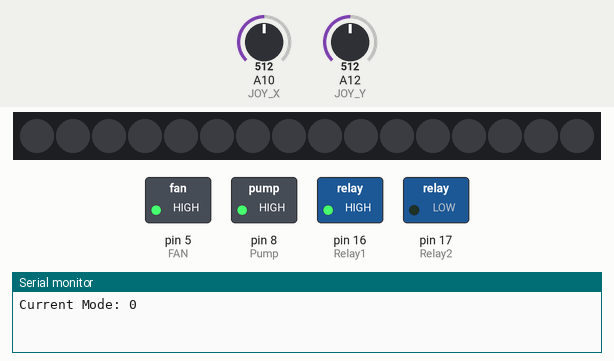
Simulated run of this sketch. Board: Arduino Mega 2560, built with avr-gcc and run on an emulated ATmega2560. Shown: 16 RGB LEDs in strip order, left to right, switched loads named in the sketch (green lamp = pin HIGH), the last lines printed to the serial monitor. The inputs (shaded band) are chosen by the test bench; at power-on: A10 (JOY_X) = 512, A12 (JOY_Y) = 512. Pins used as bus, display or sensor lines are not drawn.

Above: at 1.2 s.
1.3 s: A10 (JOY_X) set to 986
2.8 s: A10 (JOY_X) set to 1014
At 3.8 s:
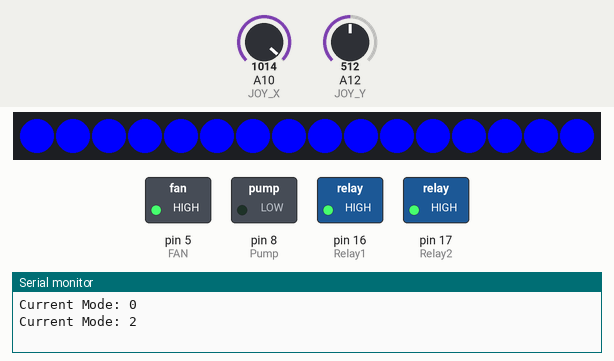
4.3 s: A10 (JOY_X) set to 107
5.8 s: A10 (JOY_X) set to 89
At 6.1 s:
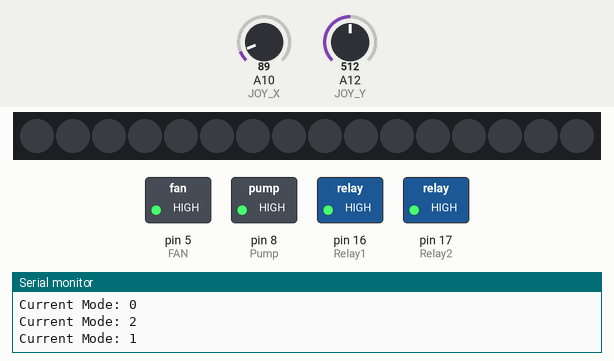
7.3 s: A10 (JOY_X) set to 1010
At 8.5 s:
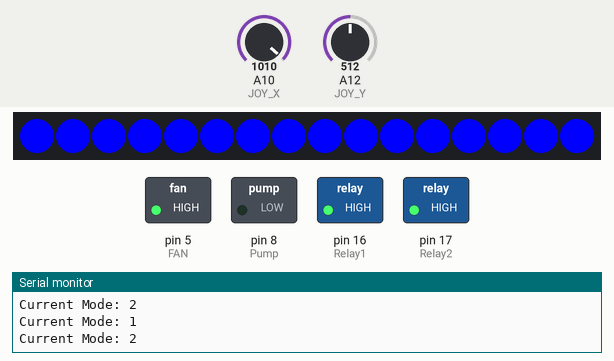
8.8 s: A10 (JOY_X) set to 90
At 9.6 s:
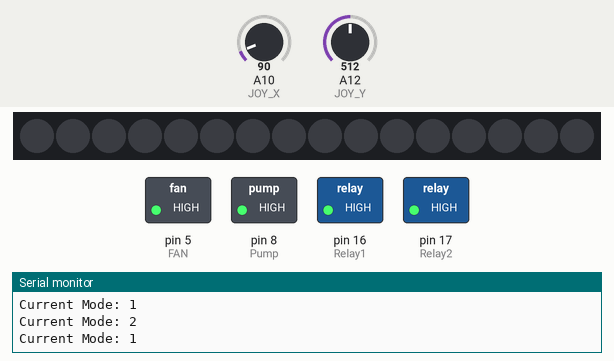
Timing chart, 0 to 11.3 s (numbered marks = the images above; inputs shaded):
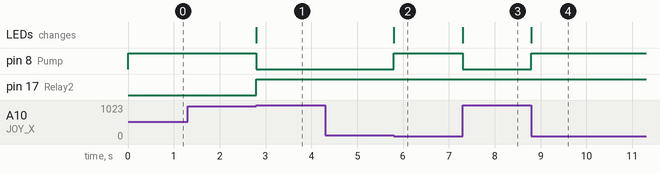

Measured:
- the behaviour switches between 1000 and 1001 on A10 (JOY_X) (found by bisection; images 0 and 1)
- the behaviour switches between 100 and 99 on A10 (JOY_X) (found by bisection; images 1 and 2)
- after the input at 1.3 s, every drawn part: stays the same
- after the input at 2.8 s, pin 8 (Pump): HIGH → LOW at once; pin 17 (Relay2): LOW → HIGH at once; the LEDs: change at once (image 1)
- after the input at 4.3 s, every drawn part: stays the same
- after the input at 5.8 s, pin 8 (Pump): LOW → HIGH at once; the LEDs: change at once (image 2)
- after the input at 7.3 s, pin 8 (Pump): HIGH → LOW at once; the LEDs: change at once (image 3)
- after the input at 8.8 s, pin 8 (Pump): LOW → HIGH at once; the LEDs: change at once (image 4)

The sketch:

SHOW-TIME.ino.ino
```cpp
#include <Adafruit_NeoPixel.h>

#define JOY_X A10
#define JOY_Y A12
#define RGB_PIN 6
#define RGB_NUM 16

Adafruit_NeoPixel rgb(RGB_NUM, RGB_PIN, NEO_GRB + NEO_KHZ800);

int MODE = 0;         // Declare and initialize MODE variable
int previousMode = -1; // Variable to store the previous mode

int Relay1 = 16; //繼電器1 Pin16
int Relay2 = 17; //繼電器2 Pin17
int Pump = 8 ; //水泵 Pin8
int FAN = 5; //風扇 Pin5
int COOL = 6; //製冷設備 Pin6

void setup() {
  Serial.begin(9600); // 開啟串口
  pinMode(Relay1,OUTPUT); //繼電器1輸出
  pinMode(Relay2,OUTPUT); //繼電器2輸出
  pinMode(Pump,OUTPUT); //水泵輸出
  pinMode(COOL,OUTPUT); //致冷片輸出
  pinMode(FAN,OUTPUT); //風扇輸出

  digitalWrite(16, HIGH); //繼電器1 Pin16
  digitalWrite(17, LOW); //繼電器2 Pin17
  digitalWrite(8, HIGH); //水泵 Pin8
  digitalWrite(5, HIGH); //風扇 Pin5
  digitalWrite(6, HIGH); //致冷片----------------------------需更改
  rgb.begin();
}

void loop() {
  int xValue = analogRead(JOY_X);
  int yValue = analogRead(JOY_Y);

  if(xValue < 100 && yValue > 400 && yValue < 600) {
    MODE = 1; // 前
  } else if(xValue > 1000 && yValue > 400 && yValue < 600) {
    MODE = 2; // 后
  } else if(xValue > 400 && xValue < 600 && yValue > 1000) {
    MODE = 3; // 左
  } else if(xValue > 400 && xValue < 600 && yValue < 100) {
    MODE = 4; // 右
  }

  // Check if the mode has changed
  if (MODE != previousMode) {
    // Display the current mode in the serial monitor
    Serial.print("Current Mode: ");
    Serial.println(MODE);

    // Clear the previous color
    rgb.clear();

    // Now you can use the MODE variable for further processing or actions
    // For example, you can add a switch statement here based on the MODE value.
    switch (MODE) {
      case 1:  //全部啟動
        rgb.fill(0, 0, 255); // Blue color
        digitalWrite(16, HIGH); //繼電器1 Pin16
        digitalWrite(17, HIGH); //繼電器2 Pin17
        digitalWrite(8, HIGH); //水泵 Pin8
        digitalWrite(5, HIGH); //風扇 Pin5
        digitalWrite(6, HIGH); //致冷片
        // Do something for mode 1 (藍色)
        break;
      case 2:   //唯一風扇運轉啟動
        rgb.fill(255, 0, 0); // Red color
        digitalWrite(16, HIGH); //繼電器1 Pin16
        digitalWrite(17, HIGH); //繼電器2 Pin17
        digitalWrite(8, LOW); //水泵 Pin8
        digitalWrite(5, HIGH); //風扇 Pin5
        digitalWrite(6, LOW); //致冷片
        // Do something for mode 2 (紅色)
        break;
      case 3:   //水冷+風扇 製冷片關閉
        rgb.fill(0, 255, 0); // Green color
        digitalWrite(16, HIGH); //繼電器1 Pin16
        digitalWrite(17, HIGH); //繼電器2 Pin17
        digitalWrite(8, HIGH); //水泵 Pin8
        digitalWrite(5, HIGH); //風扇 Pin5
        digitalWrite(6, LOW); //致冷片
        // Do something for mode 3 (綠色)
        break;
      case 4:
        rgb.fill(255, 255, 255); // White color
        digitalWrite(16, HIGH); //繼電器1 Pin16
        digitalWrite(17, HIGH); //繼電器2 Pin17
        digitalWrite(8, LOW); //水泵 Pin8
        digitalWrite(5, LOW); //風扇 Pin5
        digitalWrite(6, LOW); //致冷片
        // Do something for mode 4 (白色)
        break;
      default:
        // Handle default case or do nothing
        break;
    }

    rgb.show(); // Display the set color on the LED strip
    delay(100); // Add a delay to control the display rate

    // Update the previous mode
    previousMode = MODE;
  }
}
```
